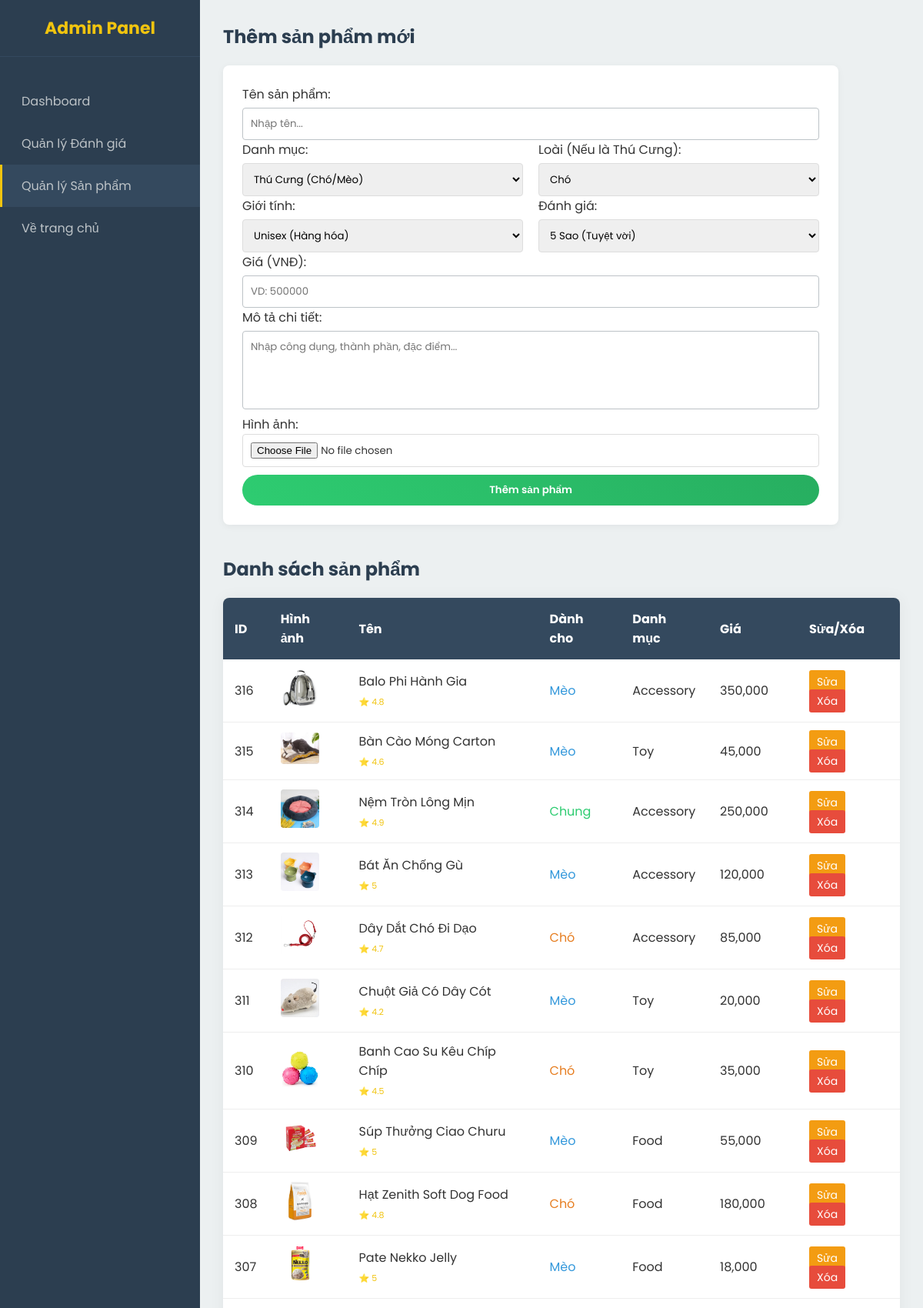
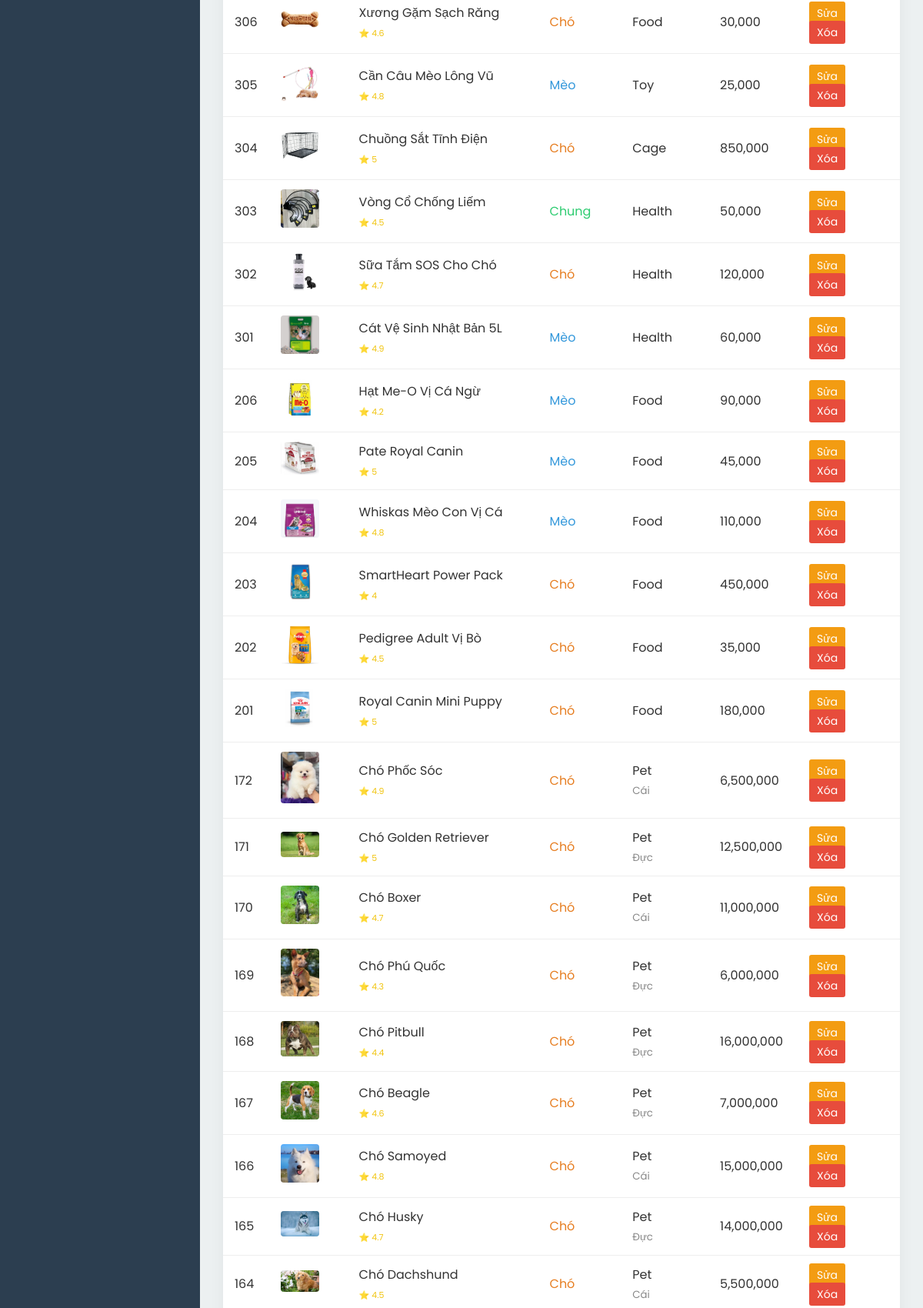
/admin/products.php (signed in, upper part), run on the app's committed database (2 pictures, top to bottom).
### tables this page shows
CREATE TABLE IF NOT EXISTS products (
    id INT AUTO_INCREMENT PRIMARY KEY,
    name VARCHAR(255) NOT NULL,
    species ENUM('dog', 'cat', 'all') NOT NULL, 
    category ENUM('food', 'accessory', 'health', 'toy', 'cage', 'pet') NOT NULL, 
    sub_category VARCHAR(50), 
    brand VARCHAR(50), 
    age_group ENUM('baby', 'adult', 'senior', 'all') DEFAULT 'all',
    gender ENUM('male', 'female', 'unisex') DEFAULT 'unisex',
    price DECIMAL(15, 0) NOT NULL,
    old_price DECIMAL(15, 0) DEFAULT 0,
    image VARCHAR(255),
    rating FLOAT DEFAULT 5,
    description TEXT,
    sold_count INT DEFAULT 0,
    is_new BOOLEAN DEFAULT 1,
    created_at TIMESTAMP DEFAULT CURRENT_TIMESTAMP
);

### src/admin/products.php (the view, shortened to what this page needs)
<?php
require_once '../includes/db.php';
?>
<!DOCTYPE html>
<html lang="vi">
<head>
    <link rel="stylesheet" href="../assets/css/style.css">
    <link rel="stylesheet" href="../assets/css/admin.css">
</head>
<body>
<div class="admin-layout">
    <div class="sidebar">
        <h3>Admin Panel</h3>
        <a href="index.php">Dashboard</a>
        <a href="reviews.php">Quản lý Đánh giá</a>
        <a href="products.php" style="background: #34495e; border-left: 3px solid #f1c40f;">Quản lý Sản phẩm</a>
        <a href="../index.php">Về trang chủ</a>
    </div>
    <div class="content">
        <h2>Thêm sản phẩm mới</h2>
        <div style="background: white; padding: 25px; border-radius: 8px; box-shadow: 0 2px 10px rgba(0,0,0,0.05); max-width: 800px;">
            <form method="POST" enctype="multipart/form-data">
                <div class="form-group">
                    <label>Tên sản phẩm:</label>
                    <input type="text" name="name" required placeholder="Nhập tên...">
                </div>
                <div style="display: grid; grid-template-columns: 1fr 1fr; gap: 20px;">
                    <div class="form-group">
                        <label>Danh mục:</label>
                        <select name="category" style="width: 100%; padding: 10px; border: 1px solid #ddd; border-radius: 4px;">
                            <option value="pet">Thú Cưng (Chó/Mèo)</option>
                        </select>
                    </div>
                    <div class="form-group">
                        <label>Loài (Nếu là Thú Cưng):</label>
                        <select name="species" style="width: 100%; padding: 10px; border: 1px solid #ddd; border-radius: 4px;">
                            <option value="dog">Chó</option>
                        </select>
                    </div>
                </div>
                <div style="display: grid; grid-template-columns: 1fr 1fr; gap: 20px;">
                    <div class="form-group">
                        <label>Giới tính:</label>
                        <select name="gender" style="width: 100%; padding: 10px; border: 1px solid #ddd; border-radius: 4px;">
                            <option value="unisex">Unisex (Hàng hóa)</option>
                        </select>
                    </div>
                    <div class="form-group">
                        <label>Đánh giá:</label>
                        <select name="rating" style="width: 100%; padding: 10px; border: 1px solid #ddd; border-radius: 4px;">
                            <option value="5">5 Sao (Tuyệt vời)</option>
                        </select>
                    </div>
                </div>
                <div class="form-group">
                    <label>Giá (VNĐ):</label>
                    <input type="number" name="price" required placeholder="VD: 500000">
                </div>
                <div class="form-group">
                    <label>Mô tả chi tiết:</label>
                    <textarea name="description" rows="4" placeholder="Nhập công dụng, thành phần, đặc điểm..." style="width: 100%; padding: 10px; border: 1px solid #bdc3c7; border-radius: 4px; margin-top: 5px; font-family: inherit; resize: none"></textarea>
                </div>
                <div class="form-group">
                    <label>Hình ảnh:</label>
                    <input type="file" name="image" required accept="image/*" onchange="previewImage(this)">
                </div>
                <button type="submit" name="add_product" class="btn" style="width: 100%; margin-top: 10px;">Thêm sản phẩm</button>
            </form>
        </div>
        <h2 style="margin-top: 40px;">Danh sách sản phẩm</h2>
        <table>
            <thead>
                <tr>
                    <th>ID</th>
                    <th>Hình ảnh</th>
                    <th>Tên</th>
                    <th>Dành cho</th>
                    <th>Danh mục</th>
                    <th>Giá</th>
                    <th>Sửa/Xóa</th>
                </tr>
            </thead>
            <tbody>
                <?php
                $stmt = $conn->query("SELECT * FROM products ORDER BY id DESC");
                while ($row = $stmt->fetch(PDO::FETCH_ASSOC)):
                ?>
                <tr>
                    <td><?= $row['id'] ?></td>
                    <td><img src="../assets/images/<?= $row['image'] ?>" width="50" style="border-radius: 4px;"></td>
                    <td>
                        <?= htmlspecialchars($row['name']) ?> <br>
                        <span style="font-size: 11px; color: #f1c40f;">⭐ <?= $row['rating'] ?></span>
                    </td>
                    <td>
                        <?php
                            if($row['species']=='dog') echo '<span style="color:#e67e22">Chó</span>';
                            elseif($row['species']=='cat') echo '<span style="color:#3498db">Mèo</span>';
                            else echo '<span style="color:#2ecc71">Chung</span>';
                        ?>
                    </td>
                    <td>
                        <?= ucfirst($row['category']) ?> <br>
                        <small style="color:#888"><?= $row['gender']=='unisex' ? '' : ($row['gender']=='male'?'Đực':'Cái') ?></small>
                    </td>
                    <td><?= number_format($row['price']) ?></td>
                    <td>
                        <a href="edit_product.php?id=<?=$row['id'] ?>" class="btn-edit">Sửa</a>
                        <a href="delete_product.php?id=<?= $row['id'] ?>" onclick="return confirm('Xóa nhé?')" class="btn-danger">Xóa</a>
                    </td>
                </tr>
                <?php endwhile; ?>
            </tbody>
        </table>
    </div>
</div>
</body>
</html>

### src/assets/css/style.css (style rules this page uses)
* { margin: 0; padding: 0; box-sizing: border-box; font-family: 'Poppins', sans-serif; }
body { background-color: #f8f9fa; color: #333; display: flex; flex-direction: column; min-height: 100vh; }
a { text-decoration: none; color: inherit; transition: 0.3s; }
.btn { background: linear-gradient(45deg, #2ecc71, #27ae60); color: white; border: none; padding: 10px 25px; border-radius: 25px; cursor: pointer; font-weight: 600; text-decoration: none; display: inline-block; transition: 0.3s; }
input[type="file"] { padding: 10px; background: white; border: 1px solid #ddd; width: 100%; border-radius: 4px; }
.btn-danger { background: #e74c3c; color: white; }

### src/assets/css/admin.css (style rules this page uses)
.admin-layout { display: flex; min-height: 100vh; }
.sidebar { width: 260px; background-color: #2c3e50; color: #ecf0f1; flex-shrink: 0; padding-top: 20px; transition: all 0.3s; }
.sidebar h3 { text-align: center; margin-bottom: 30px; font-size: 22px; border-bottom: 1px solid #34495e; padding-bottom: 20px; color: #f1c40f; }
.sidebar a { display: block; color: #bdc3c7; padding: 15px 25px; text-decoration: none; font-size: 16px; transition: 0.3s; border-left: 3px solid transparent; }
.content { flex-grow: 1; background-color: #ecf0f1; padding: 30px; }
.content h1, .content h2 { color: #2c3e50; margin-bottom: 20px; }
table { width: 100%; background: white; border-radius: 8px; overflow: hidden; box-shadow: 0 0 20px rgba(0,0,0,0.05); border-collapse: collapse; }
th { background-color: #34495e; color: white; padding: 15px; text-align: left; }
td { padding: 12px 15px; border-bottom: 1px solid #eee; color: #333; }
form input[type="text"], form input[type="number"], form select { width: 100%; padding: 10px; border: 1px solid #bdc3c7; border-radius: 4px; margin-top: 5px; }
.btn-danger { background-color: #e74c3c; color: white; padding: 5px 10px; text-decoration: none; border-radius: 3px; font-size: 14px; }
.btn-edit { background-color: #f39c12; color: white; padding: 5px 10px; text-decoration: none; border-radius: 3px; font-size: 14px; margin-right: 5px; }

### data on the page
products: id "316", image (picture), name "Balo Phi Hành Gia", rating "4.8", species "Mèo", category "Accessory", price "350,000"
products: id "315", image (picture), name "Bàn Cào Móng Carton", rating "4.6", species "Mèo", category "Toy", price "45,000"
products: id "314", image (picture), name "Nệm Tròn Lông Mịn", rating "4.9", species "Chung", category "Accessory", price "250,000"
products: id "313", image (picture), name "Bát Ăn Chống Gù", rating "5", species "Mèo", category "Accessory", price "120,000"
products: id "312", image (picture), name "Dây Dắt Chó Đi Dạo", rating "4.7", species "Chó", category "Accessory", price "85,000"
products: id "311", image (picture), name "Chuột Giả Có Dây Cót", rating "4.2", species "Mèo", category "Toy", price "20,000"
products: id "310", image (picture), name "Banh Cao Su Kêu Chíp Chíp", rating "4.5", species "Chó", category "Toy", price "35,000"
products: id "309", image (picture), name "Súp Thưởng Ciao Churu", rating "5", species "Mèo", category "Food", price "55,000"
products: id "308", image (picture), name "Hạt Zenith Soft Dog Food", rating "4.8", species "Chó", category "Food", price "180,000"
products: id "307", image (picture), name "Pate Nekko Jelly", rating "5", species "Mèo", category "Food", price "18,000"
products: id "306", image (picture), name "Xương Gặm Sạch Răng", rating "4.6", species "Chó", category "Food", price "30,000"
products: id "305", image (picture), name "Cần Câu Mèo Lông Vũ", rating "4.8", species "Mèo", category "Toy", price "25,000"
products: id "304", image (picture), name "Chuồng Sắt Tĩnh Điện", rating "5", species "Chó", category "Cage", price "850,000"
products: id "303", image (picture), name "Vòng Cổ Chống Liếm", rating "4.5", species "Chung", category "Health", price "50,000"
products: id "302", image (picture), name "Sữa Tắm SOS Cho Chó", rating "4.7", species "Chó", category "Health", price "120,000"
products: id "301", image (picture), name "Cát Vệ Sinh Nhật Bản 5L", rating "4.9", species "Mèo", category "Health", price "60,000"
products: id "206", image (picture), name "Hạt Me-O Vị Cá Ngừ", rating "4.2", species "Mèo", category "Food", price "90,000"
products: id "205", image (picture), name "Pate Royal Canin", rating "5", species "Mèo", category "Food", price "45,000"
products: id "204", image (picture), name "Whiskas Mèo Con Vị Cá", rating "4.8", species "Mèo", category "Food", price "110,000"
products: id "203", image (picture), name "SmartHeart Power Pack", rating "4", species "Chó", category "Food", price "450,000"
products: id "202", image (picture), name "Pedigree Adult Vị Bò", rating "4.5", species "Chó", category "Food", price "35,000"
products: id "201", image (picture), name "Royal Canin Mini Puppy", rating "5", species "Chó", category "Food", price "180,000"
products: id "172", image (picture), name "Chó Phốc Sóc", rating "4.9", species "Chó", category "Pet", gender "Cái", price "6,500,000"
products: id "171", image (picture), name "Chó Golden Retriever", rating "5", species "Chó", category "Pet", gender "Đực", price "12,500,000"
products: id "170", image (picture), name "Chó Boxer", rating "4.7", species "Chó", category "Pet", gender "Cái", price "11,000,000"
products: id "169", image (picture), name "Chó Phú Quốc", rating "4.3", species "Chó", category "Pet", gender "Đực", price "6,000,000"
products: id "168", image (picture), name "Chó Pitbull", rating "4.4", species "Chó", category "Pet", gender "Đực", price "16,000,000"
products: id "167", image (picture), name "Chó Beagle", rating "4.6", species "Chó", category "Pet", gender "Đực", price "7,000,000"
products: id "166", image (picture), name "Chó Samoyed", rating "4.8", species "Chó", category "Pet", gender "Cái", price "15,000,000"
products: id "165", image (picture), name "Chó Husky", rating "4.7", species "Chó", category "Pet", gender "Đực", price "14,000,000"
products: id "164", image (picture), name "Chó Dachshund", rating "4.5", species "Chó", category "Pet", gender "Cái", price "5,500,000"
